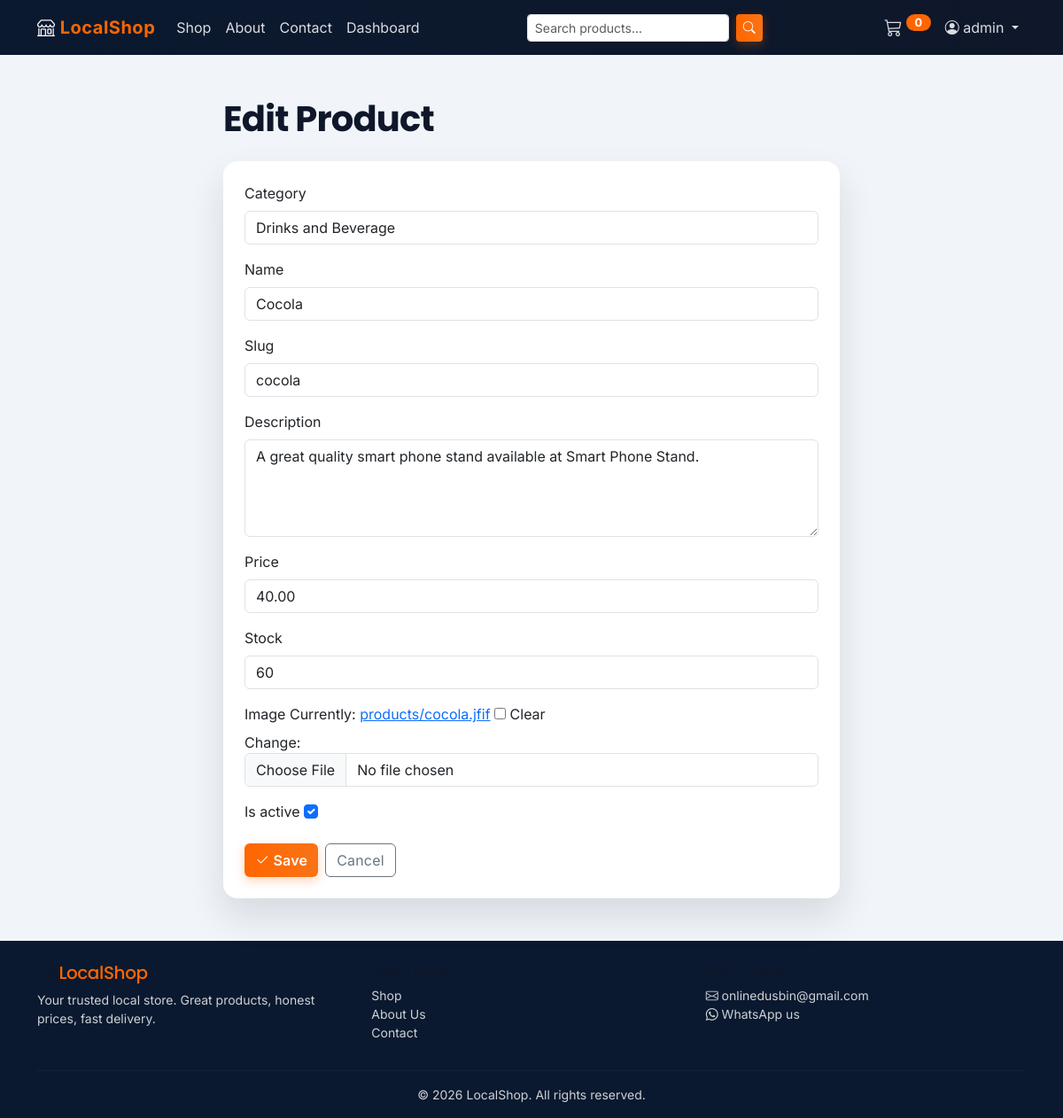
The page /dashboard/products/2/edit/ (signed in) on the database its author committed.
### accounts/models.py (models this page shows, shortened)
class CustomUser(AbstractUser):
    class Role(models.TextChoices):
        CUSTOMER = 'CUSTOMER', 'Customer'
        SHOP_OWNER = 'SHOP_OWNER', 'Shop Owner'
        ADMIN = 'ADMIN', 'Administrator'
    role = models.CharField(
        max_length=20,
        choices=Role.choices,
        default=Role.CUSTOMER,
        help_text='Determines dashboard access and store management permissions.',
    )
    phone = models.CharField(max_length=20, blank=True)
    address = models.TextField(blank=True)
    @property
    def is_staff_member(self):
        return self.role in (self.Role.SHOP_OWNER, self.Role.ADMIN) or self.is_superuser

### store/models.py (models this page shows, shortened)
class Product(models.Model):
    category = models.ForeignKey(Category, on_delete=models.CASCADE, related_name='products')
    name = models.CharField(max_length=200)
    slug = models.SlugField(max_length=220, unique=True)
    description = models.TextField(blank=True)
    price = models.DecimalField(max_digits=10, decimal_places=2)
    stock = models.PositiveIntegerField(default=0)
    image = models.ImageField(upload_to='products/', blank=True, null=True)
    is_active = models.BooleanField(default=True)
    is_deleted = models.BooleanField(default=False, help_text='Soft-delete flag used by the dashboard.')
    created_at = models.DateTimeField(auto_now_add=True)
    updated_at = models.DateTimeField(auto_now=True)
    class Meta:
        ordering = ('-created_at',)

class ContactSettings(models.Model):
    email = models.EmailField(
        blank=True,
        help_text='Shown on the contact page and used as the fallback recipient for the contact form.',
    )
    phone = models.CharField(
        max_length=30,
        blank=True,
        help_text='Tap-to-call number. Spaces, dashes and a leading + are fine.',
    )
    whatsapp_number = models.CharField(
        max_length=20,
        blank=True,
        help_text='Digits only, including country code, e.g. 918837351115.',
    )
    address = models.TextField(blank=True, help_text='Shop address shown on the contact page.')
    opening_hours = models.CharField(
        max_length=120,
        blank=True,
        help_text='e.g. Mon - Sat: 9:00 AM - 8:00 PM',
    )
    updated_at = models.DateTimeField(auto_now=True)
    class Meta:
        verbose_name_plural = 'Contact settings'
    @classmethod
    def load(cls):
        obj, _ = cls.objects.get_or_create(
            pk=1,
            defaults={
                'email': getattr(settings, 'CONTACT_EMAIL', ''),
                'phone': getattr(settings, 'PHONE_NUMBER', ''),
                'whatsapp_number': getattr(settings, 'WHATSAPP_NUMBER', ''),
                'address': getattr(settings, 'SHOP_ADDRESS', ''),
                'opening_hours': getattr(settings, 'SHOP_HOURS', ''),
            },
        )
        return obj

### dashboard/decorators.py (the view)
    @login_required
    def _wrapped(request, *args, **kwargs):
        if not request.user.is_staff_member:
            raise PermissionDenied
        return view_func(request, *args, **kwargs)

### store/forms.py (shortened to what this page needs)
class ProductForm(forms.ModelForm):
    class Meta:
        model = Product
        fields = ('category', 'name', 'slug', 'description', 'price', 'stock', 'image', 'is_active')
        widgets = {
            'category': forms.Select(attrs={'class': 'form-control'}),
            'name': forms.TextInput(attrs={'class': 'form-control'}),
            'slug': forms.TextInput(attrs={'class': 'form-control'}),
            'description': forms.Textarea(attrs={'class': 'form-control', 'rows': 4}),
            'price': forms.NumberInput(attrs={'class': 'form-control', 'step': '0.01', 'min': '0'}),
            'stock': forms.NumberInput(attrs={'class': 'form-control', 'min': '0'}),
            'image': forms.ClearableFileInput(attrs={'class': 'form-control'}),
            'is_active': forms.CheckboxInput(attrs={'class': 'form-check-input'}),
        }

### ShopLocal/context_processors.py (called while the page is built)
def _contact():
    try:
        return ContactSettings.load()
    except Exception:
        return None

### cart/context_processors.py (called while the page is built)
def cart_counter(request):
    cart = get_cart(request)
    count = sum(int(data.get('quantity', 1)) for data in cart.values())
    return {'cart_count': count}

### cart/views.py (called while the page is built)
def get_cart(request):
    return request.session.setdefault(CART_SESSION_KEY, {})

### dashboard/views.py (called while the page is built)
@staff_member_required
def product_update(request, pk):
    product = get_object_or_404(Product, pk=pk)
    if request.method == 'POST':
        form = ProductForm(request.POST, request.FILES, instance=product)
        if form.is_valid():
            form.save()
            messages.success(request, 'Product updated successfully.')
            return redirect('dashboard:home')
    else:
        form = ProductForm(instance=product)
    return render(request, 'dashboard/product_form.html', {'form': form, 'title': 'Edit Product', 'product': product})

### pages/utils.py (called while the page is built)
def format_phone(raw):
    raw = (raw or '').strip()
    if not raw:
        return ''
    digits = ''.join(ch for ch in raw if ch.isdigit() or ch == '+')
    return '+' + digits.lstrip('+')

def build_tel_link(number=None):
    number = number or contact_details()['phone']
    return f'tel:{format_phone(number)}' if number else ''

### store/models.py (called while the page is built)
    def __str__(self):
        return self.name

### templates/dashboard/product_form.html (shortened to what this page needs)
{% extends 'base.html' %}
{% block content %}
<section class="py-5">
    <div class="container" style="max-width: 720px;">
        <h1 class="fw-bold mb-4">{{ title }}</h1>
        <div class="card auth-card p-4">
            <form method="post" enctype="multipart/form-data" novalidate>
                {% for field in form %}
                <div class="mb-3">
                    <label class="form-label">{{ field.label }}</label>
                    {{ field }}
                </div>
                {% endfor %}
                <div class="d-flex gap-2">
                    <button class="btn btn-accent" type="submit"><i class="bi bi-check2"></i> Save</button>
                    <a href="{% url 'dashboard:home' %}" class="btn btn-outline-secondary">Cancel</a>
                </div>
            </form>
        </div>
    </div>
</section>
{% endblock %}

### templates/base.html (shortened to what this page needs)
{% load static %}
<!DOCTYPE html>
<html lang="en">
<head>
    <link href="https://cdn.jsdelivr.net/npm/bootstrap@5.3.3/dist/css/bootstrap.min.css" rel="stylesheet">
    <link href="https://cdn.jsdelivr.net/npm/bootstrap-icons@1.11.3/font/bootstrap-icons.min.css" rel="stylesheet">
    <link href="{% static 'css/localshop.css' %}" rel="stylesheet">
</head>
<body>
<nav class="navbar navbar-expand-lg navbar-dark navbar-localshop sticky-top">
    <div class="container">
        <a class="navbar-brand" href="{% url 'pages:home' %}">
            <i class="bi bi-shop"></i> <span class="accent">{{ shop_name }}</span>
        </a>
        <div class="collapse navbar-collapse" id="mainNav">
            <ul class="navbar-nav me-auto mb-2 mb-lg-0">
                <li class="nav-item"><a class="nav-link" href="{% url 'store:product_list' %}">Shop</a></li>
                <li class="nav-item"><a class="nav-link" href="{% url 'pages:about' %}">About</a></li>
                <li class="nav-item"><a class="nav-link" href="{% url 'pages:contact' %}">Contact</a></li>
                {% if user.is_authenticated and user.is_staff_member %}
                <li class="nav-item"><a class="nav-link" href="{% url 'dashboard:home' %}">Dashboard</a></li>
                {% endif %}
            </ul>
            <form class="d-flex me-lg-3 mb-2 mb-lg-0" method="get" action="{% url 'store:product_list' %}">
                <input class="form-control form-control-sm me-2" type="search" name="q" placeholder="Search products..."
                       value="{{ query|default:'' }}">
                <button class="btn btn-accent btn-sm" type="submit"><i class="bi bi-search"></i></button>
            </form>
            <ul class="navbar-nav ms-auto align-items-lg-center">
                <li class="nav-item">
                    <a class="nav-link position-relative" href="{% url 'cart:cart_detail' %}">
                        <i class="bi bi-cart3 fs-5"></i>
                        <span class="cart-badge">{{ cart_count|default:0 }}</span>
                    </a>
                </li>
                {% if user.is_authenticated %}
                <li class="nav-item dropdown">
                    <a class="nav-link dropdown-toggle" href="#" role="button" data-bs-toggle="dropdown">
                        <i class="bi bi-person-circle"></i> {{ user.username }}
                    </a>
                </li>
                {% else %}
                <li class="nav-item"><a class="nav-link" href="{% url 'accounts:login' %}">Login</a></li>
                <li class="nav-item"><a class="btn btn-accent btn-sm ms-2" href="{% url 'accounts:register' %}">Register</a></li>
                {% endif %}
            </ul>
        </div>
    </div>
</nav>
<main>
    {% block content %}{% endblock %}
</main>
<footer class="footer-localshop mt-auto pt-4 pb-3">
    <div class="container">
        <div class="row g-3">
            <div class="col-md-4">
                <h5><i class="bi bi-shop"></i> <span class="text-accent">{{ shop_name }}</span></h5>
                <p class="small mb-0">Your trusted local store. Great products, honest prices, fast delivery.</p>
            </div>
            <div class="col-md-4">
                <h6>Quick Links</h6>
                <ul class="list-unstyled small">
                    <li><a href="{% url 'store:product_list' %}">Shop</a></li>
                    <li><a href="{% url 'pages:about' %}">About Us</a></li>
                    <li><a href="{% url 'pages:contact' %}">Contact</a></li>
                </ul>
            </div>
            <div class="col-md-4">
                <h6>Get in Touch</h6>
                <ul class="list-unstyled small">
                    {% if gmail_link %}
                    <li><a href="{{ gmail_link }}" target="_blank"><i class="bi bi-envelope"></i> {{ contact_email }}</a></li>
                    {% endif %}
                    {% if whatsapp_number %}
                    <li><a href="https://wa.me/{{ whatsapp_number }}" target="_blank"><i class="bi bi-whatsapp"></i> WhatsApp us</a></li>
                    {% endif %}
                </ul>
            </div>
        </div>
        <hr class="my-3" style="border-color: rgba(255,255,255,.15);">
        <div class="text-center small">&copy; {% now 'Y' %} {{ shop_name }}. All rights reserved.</div>
    </div>
</footer>
</body>
</html>

### static/css/localshop.css (style rules this page uses)
:root { --ls-dark: #0F172A; --ls-dark-2: #1E293B; --ls-primary: #1E3A8A; --ls-navy: #0A192F; --ls-accent: #FF6600; --ls-accent-2: #F97316; --ls-light: #F8FAFC; --ls-muted: #94A3B8; --ls-bg: #F1F5F9; }
body { background-color: var(--ls-bg); font-family: 'Inter', 'Segoe UI', system-ui, -apple-system, sans-serif; display: flex; min-height: 100vh; flex-direction: column; }
h1, h2, h3, h4, h5, h6, .display-1, .display-2, .display-3, .display-4, .display-5, .display-6 { font-family: 'Poppins', 'Inter', sans-serif; letter-spacing: -.02em; color: var(--ls-dark); }
main { flex: 1; }
.navbar-localshop { background: linear-gradient(90deg, var(--ls-navy) 0%, var(--ls-dark) 100%); }
.navbar-localshop .navbar-brand { color: #fff; font-weight: 700; letter-spacing: .5px; }
.navbar-localshop .navbar-brand span.accent { color: var(--ls-accent); }
.navbar-localshop .nav-link { color: rgba(255, 255, 255, .85); }
.cart-badge { background: var(--ls-accent); color: #fff; font-weight: 700; border-radius: 50rem; padding: .15rem .6rem; font-size: .8rem; vertical-align: top; }
.btn-accent { background: linear-gradient(90deg, var(--ls-accent) 0%, var(--ls-accent-2) 100%); color: #fff; font-weight: 600; border: none; }
.text-accent { color: var(--ls-accent); }
.footer-localshop { background: var(--ls-navy); color: rgba(255, 255, 255, .8); }
.footer-localshop a { color: rgba(255, 255, 255, .8); text-decoration: none; }
.auth-card { border: none; border-radius: 1rem; box-shadow: 0 20px 40px rgba(15, 23, 42, .12); }
.btn { letter-spacing: .2px; }
.btn-accent { box-shadow: 0 4px 12px rgba(255, 102, 0, .28); }
main, .footer-localshop { overflow-wrap: break-word; }

### rows shown on the page
CustomUser: username "admin"
Product: form "Drinks and Beverage" "Cocola" "cocola" "A great quality smart phone stand available at Smart Phone Stand." "40.00" "60" "☑"
ContactSettings: email "onlinedusbin@gmail.com"

### other values the page prints
{{ shop_name }} "LocalShop"
{{ cart_count|default:0 }} "0"
{{ title }} "Edit Product"
{{ field.label }} "Category" "Name" "Slug" "Description" "Price" "Stock" "Image" "Is active"
